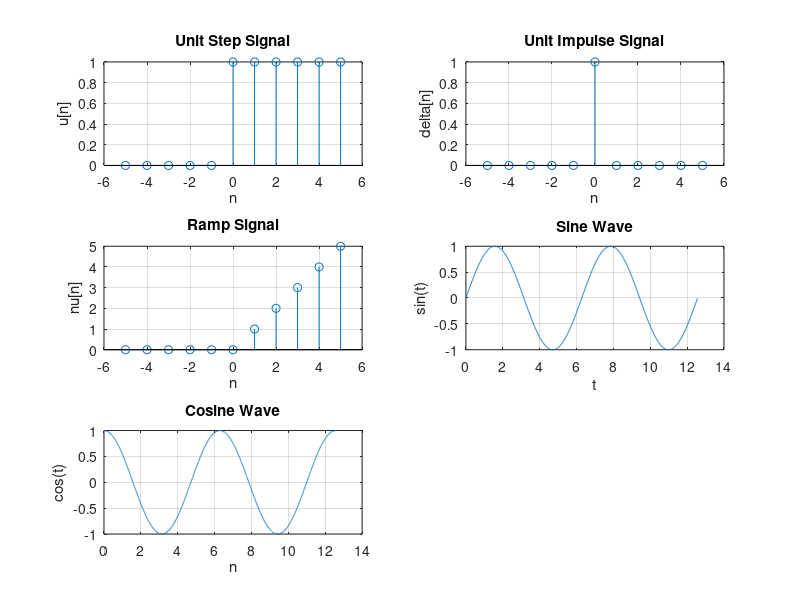

This chart was generated by the following MATLAB code:
subplot(3,2,1)
n = -5:5;
unit = (n>=0);
stem(n, unit)

grid on
title('Unit Step Signal')
xlabel('n')
ylabel('u[n]')

subplot(3,2,2)
n = -5:5;
impulse = (n == 0);
stem(n, impulse)

grid on
title('Unit Impulse Signal')
xlabel('n')
ylabel('delta[n]')

subplot(3,2,3)
n = -5:5;
ramp = n.*unit;
stem(n, ramp)

grid on
title('Ramp Signal')
xlabel('n')
ylabel('nu[n]')

subplot(3,2,4)
t = 0:0.01:4*pi;
sine_wave = sin(t);
plot(t, sine_wave)

grid on
title('Sine Wave')
xlabel('t')
ylabel('sin(t)')

subplot(3,2,5)
t = 0:0.001:4*pi;
cosine_wave = cos(t);
plot(t, cosine_wave)

grid on
title('Cosine Wave')
xlabel('n')
ylabel('cos(t)')
